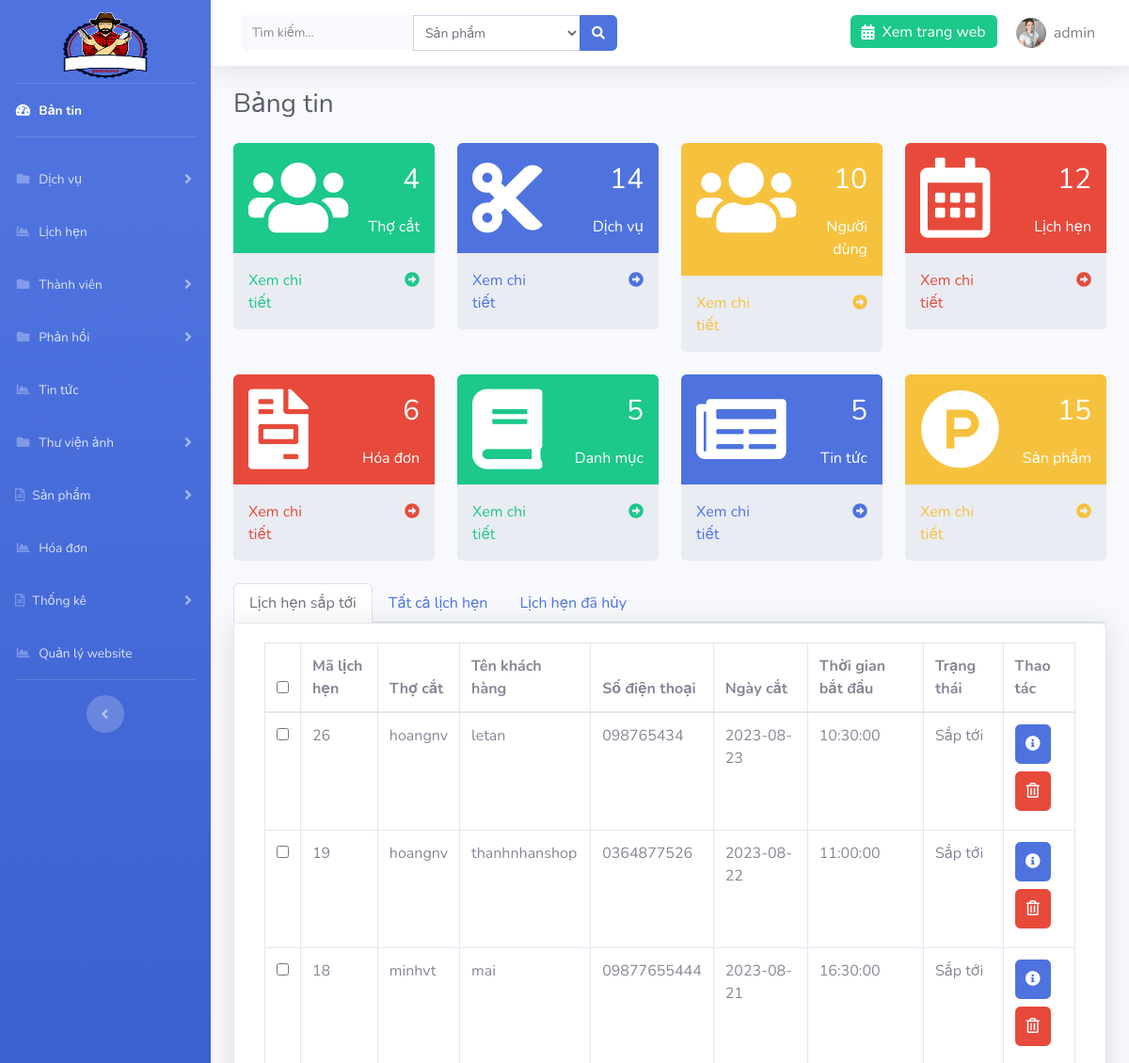
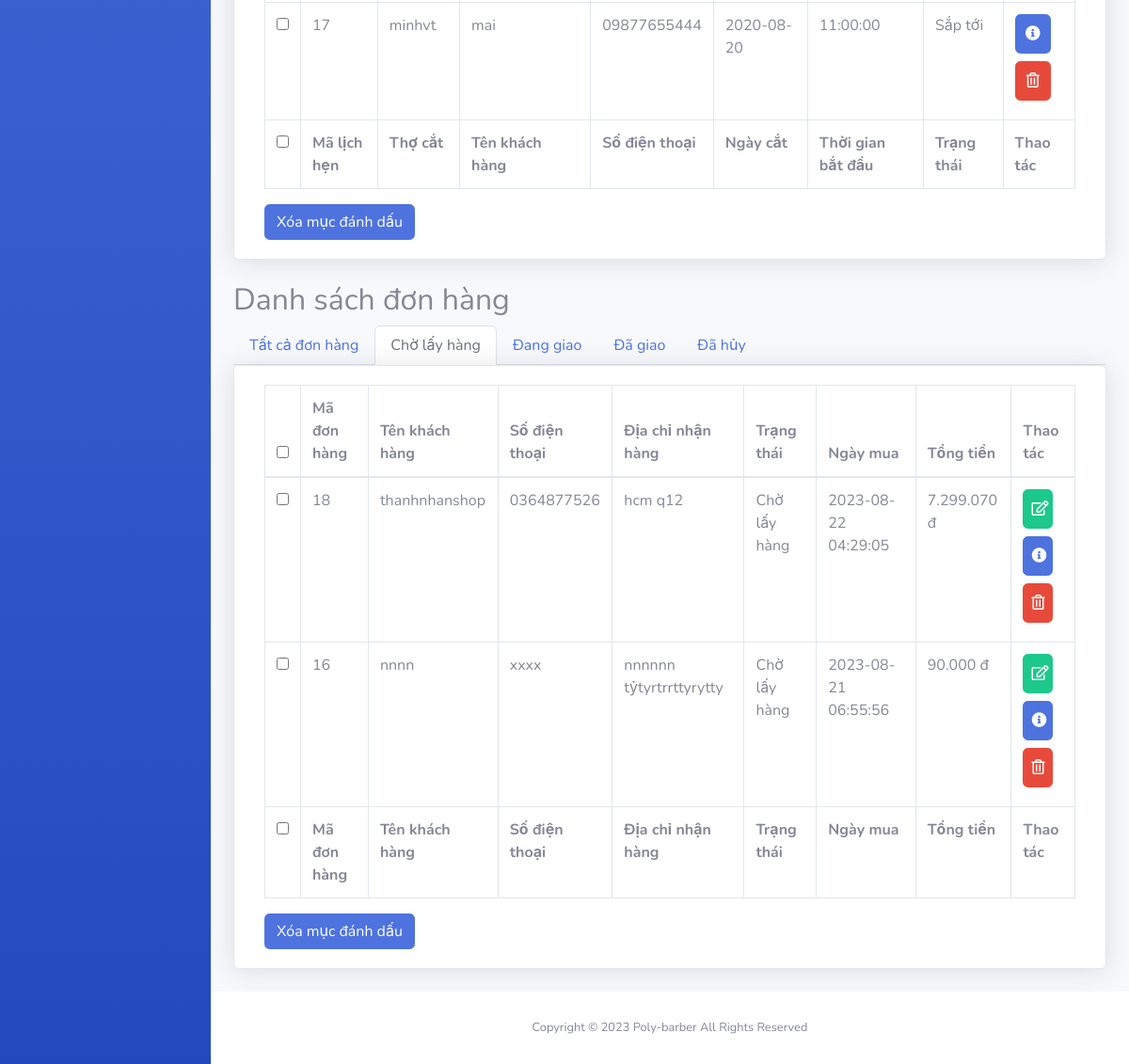
The app's page /admin/index.php (signed in) with its own data (2 pictures, top to bottom).
### tables this page shows
CREATE TABLE `setting` (
  `id` int(11) NOT NULL,
  `logo` varchar(191) NOT NULL,
  `file_ico` varchar(191) NOT NULL,
  `title` varchar(191) NOT NULL,
  `introduce` text NOT NULL,
  `slogan` varchar(191) NOT NULL
);

CREATE TABLE `appointments` (
  `id` int(11) NOT NULL,
  `id_barber` int(11) NOT NULL,
  `id_user` int(11) NOT NULL,
  `day` date NOT NULL,
  `id_time` int(11) NOT NULL,
  `cancel` int(1) NOT NULL,
  `created_at` timestamp NOT NULL DEFAULT current_timestamp()
);

CREATE TABLE `barbers` (
  `id` int(11) NOT NULL,
  `name` varchar(191) NOT NULL,
  `account` varchar(191) NOT NULL,
  `phone` varchar(11) NOT NULL,
  `email` varchar(191) DEFAULT NULL,
  `password` varchar(191) NOT NULL,
  `address` varchar(255) NOT NULL,
  `images` varchar(191) DEFAULT NULL,
  `code` varchar(191) DEFAULT NULL,
  `time_code` int(11) DEFAULT NULL
);

CREATE TABLE `users` (
  `id` int(11) NOT NULL,
  `account` varchar(191) NOT NULL,
  `password` varchar(191) NOT NULL,
  `name` varchar(191) NOT NULL,
  `address` varchar(255) NOT NULL,
  `phone` varchar(11) NOT NULL,
  `email` varchar(191) NOT NULL,
  `role` int(1) NOT NULL,
  `images` varchar(191) DEFAULT NULL,
  `code` varchar(191) DEFAULT NULL,
  `time_code` int(11) DEFAULT NULL
);

CREATE TABLE `word_time` (
  `id` int(11) NOT NULL,
  `time` time NOT NULL
);

CREATE TABLE `orders` (
  `id` int(11) NOT NULL,
  `id_user` int(11) NOT NULL,
  `status` varchar(191) NOT NULL,
  `address` varchar(255) NOT NULL,
  `phone` varchar(11) NOT NULL,
  `created_at` timestamp NOT NULL DEFAULT current_timestamp() ON UPDATE current_timestamp()
);

### admin/home/home.php (the view, shortened to what the rows shown need)
<?php
$appointment = list_all_appointment();
$app_com = appointment_list_cancel('0');
$order = list_all_order();
$order_wait =list_status_order('Chờ lấy hàng');
?>
<div class="container-fluid">
    <div class="d-sm-flex align-items-center justify-content-between mb-4">
        <h1 class="h3 mb-0 text-gray-800">Bảng tin</h1>
    </div>
    <div class="tab-content" id="nav-tabContent">
        <div class="tab-pane fade show active" id="nav-home" role="tabpanel" aria-labelledby="nav-home-tab">
            <div class="card shadow mb-4">
                <div class="card-body">
                    <div class="table-responsive">
                        <form action="<?= ROOT ?>/admin/?page=appointment" method="POST" class="col-md-12">
                            <table class="table table-bordered" id="dataTable" width="100%" cellspacing="0">
                                <thead>
                                    <tr>
                                        <th>
                                            <input type="checkbox" name="checkall" class="checkall">
                                        </th>
                                        <th>Mã lịch hẹn</th>
                                        <th>Thợ cắt</th>
                                        <th>Tên khách hàng</th>
                                        <th>Số điện thoại</th>
                                        <th>Ngày cắt</th>
                                        <th>Thời gian bắt đầu</th>
                                        <th>Trạng thái</th>
                                        <th>Thao tác</th>
                                    </tr>
                                </thead>
                                <tfoot>
                                    <tr>
                                        <th>
                                            <input type="checkbox" name="checkall" class="checkall">
                                        </th>
                                        <th>Mã lịch hẹn</th>
                                        <th>Thợ cắt</th>
                                        <th>Tên khách hàng</th>
                                        <th>Số điện thoại</th>
                                        <th width=100>Ngày cắt</th>
                                        <th>Thời gian bắt đầu</th>
                                        <th>Trạng thái</th>
                                        <th>Thao tác</th>
                                    </tr>
                                </tfoot>
                                <tbody>
                                    <?php foreach ($app_com as $ac) : ?>
                                        <tr>
                                            <td>
                                                <input type="checkbox" name="id[]" id="" value="<?= $ac['id'] ?>">
                                            </td>
                                            <td><?= $ac['id'] ?></td>
                                            <td><?= $ac['account'] ?></td>
                                            <td><?= $ac['name'] ?></td>
                                            <td><?= $ac['phone'] ?></td>
                                            <td><?= $ac['day'] ?></td>
                                            <td><?= $ac['time'] ?></td>
                                            <?php if($ac['cancel']==0): ?>
                                    <td>Sắp tới</td>
                                    <?php elseif($ac['cancel']==1): ?>
                                        <td>Chờ phục vụ</td>
                                        <?php elseif($ac['cancel']==2): ?>
                                        <td>Đang phục vụ</td>
                                        <?php elseif($ac['cancel']==3): ?>
                                        <td>Hoàn thành</td>
                                        <?php elseif($ac['cancel']==4): ?>
                                        <td>Đã hủy lịch</td>
                                    <?php endif; ?>
                                            <td>
                                                <a href="<?= ROOT ?>admin/?page=appointment&action=detail&id=<?= $ac['id'] ?>" class="btn btn-primary  d-block p-2 w-75 mb-2"><i class="fas fa-info-circle"></i></a>
                                                <a href="<?= ROOT ?>admin/?page=appointment&id=<?= $ac['id'] ?>" onclick="return confirm('Bạn có chắc muốn xóa không')" class="btn btn-danger  d-block p-2 w-75 mb-2"><i class="far fa-trash-alt"></i></a>
                                            </td>
                                        </tr>
                                    <?php endforeach; ?>
                                </tbody>
                            </table>
                        </form>
                    </div>
                </div>
            </div>
        </div>
    </div>
    <h2>Danh sách đơn hàng</h2>
    <div class="tab-content" id="nav-tabContent">
        <div class="tab-pane fade show active" id="wait" role="tabpanel" aria-labelledby="order-wait">
            <div class="card shadow mb-4">
                <div class="card-body">
                    <div class="table-responsive">
                        <form action="<?=ROOT?>/admin/?page=order" method="POST" class="col-md-12">
                            <table class="table table-bordered" id="dataTable" width="100%" cellspacing="0">
                                <thead>
                                    <tr>
                                        <th>
                                            <input type="checkbox" name="checkall" class="checkall">
                                        </th>
                                        <th>Mã đơn hàng</th>
                                        <th>Tên khách hàng</th>
                                        <th>Số điện thoại</th>
                                        <th>Địa chỉ nhận hàng</th>
                                        <th>Trạng thái</th>
                                        <th>Ngày mua</th>
                                        <th>Tổng tiền</th>
                                        <th>Thao tác</th>
                                    </tr>
                                </thead>
                                <tfoot>
                                    <tr>
                                        <th>
                                            <input type="checkbox" name="checkall" class="checkall">
                                        </th>
                                        <th>Mã đơn hàng</th>
                                        <th>Tên khách hàng</th>
                                        <th>Số điện thoại</th>
                                        <th>Địa chỉ nhận hàng</th>
                                        <th>Trạng thái</th>
                                        <th>Ngày mua</th>
                                        <th>Tổng tiền</th>
                                        <th>Thao tác</th>
                                    </tr>
                                </tfoot>
                                <tbody>
                                    <?php foreach ($order_wait as $wait) : ?>
                                        <tr>
                                            <td>
                                                <input type="checkbox" name="id[]" id="" value="<?= $wait['id'] ?>">
                                            </td>
                                            <td><?= $wait['id'] ?></td>
                                            <td><?= $wait['name'] ?></td>
                                            <td><?= $wait['phone'] ?></td>
                                            <td><?= $wait['address'] ?></td>
                                            <td><?= $wait['status'] ?></td>
                                            <td><?= $wait['created_at'] ?></td>
                                            <?php $detail = list_all_detail($wait['id']);
                                            $total = 0;
                                            foreach ($detail as $d) {
                                                $price_new = $d['price'] - ($d['price'] * $d['sale']);
                                                $total += $d['quantity'] * $price_new;
                                            }
                                            ?>
                                            <td><?= number_format($total, 0, ',', '.') . ' đ'; ?></td>
                                            <td>
                                                <a href="<?= ROOT ?>admin/?page=order&action=edit&id=<?= $wait['id'] ?>" class="btn btn-success d-block p-2 w-75 mb-2"><i class="far fa-edit"></i></a>
                                                <a href="<?= ROOT ?>admin/?page=order&action=detail&id=<?= $wait['id'] ?>" class="btn btn-primary d-block p-2 w-75 mb-2"><i class="fas fa-info-circle"></i></a>
                                                <a href="<?= ROOT ?>admin/?page=order&id=<?= $wait['id'] ?>" onclick="return confirm('Bạn có chắc muốn xóa không')" class="btn btn-danger d-block p-2 w-75 mb-2"><i class="far fa-trash-alt"></i></a>
                                            </td>
                                        </tr>
                                    <?php endforeach; ?>
                                </tbody>
                            </table>
                        </form>
                    </div>
                </div>
            </div>
        </div>
    </div>
</div>

### admin/template/header.php (shortened to what the rows shown need)
<?php $setting = list_limit_setting(); ?>
<!DOCTYPE html>
<html lang="en">
<head>
    <link href="resource/vendor/fontawesome-free/css/all.min.css" rel="stylesheet" type="text/css">
    <link rel="stylesheet" href="resource/vendor/select2.min.css" />
<link rel="stylesheet" href="https://maxcdn.bootstrapcdn.com/bootstrap/4.4.1/css/bootstrap.min.css">
    <link href="resource/css/sb-admin-2.css" rel="stylesheet">
    <link href="resource/vendor/datatables/dataTables.bootstrap4.min.css" rel="stylesheet">
</head>
<body id="page-top">
    <div id="wrapper">
        <ul class="navbar-nav bg-gradient-primary sidebar sidebar-dark accordion" id="accordionSidebar">
            <a class="sidebar-brand d-flex align-items-center justify-content-center mb-3 pt-5" href="<?=ROOT?>admin">
                <img src="../images/<?=$setting['logo']?>" alt="logo" width="90" height="70">
            </a>
        </ul>
        <div id="content-wrapper" class="d-flex flex-column">
            <div id="content">

### records on screen
setting: logo (picture)
appointments: id "26", id_barber.account "hoangnv", id_user.name "letan", id_user.phone "098765434", day "2023-08-23", word_time.time "10:30:00", cancel "Sắp tới"
appointments: id "19", id_barber.account "hoangnv", id_user.name "thanhnhanshop", id_user.phone "0364877526", day "2023-08-22", word_time.time "11:00:00", cancel "Sắp tới"
appointments: id "18", id_barber.account "minhvt", id_user.name "mai", id_user.phone "09877655444", day "2023-08-21", word_time.time "16:30:00", cancel "Sắp tới"
appointments: id "17", id_barber.account "minhvt", id_user.name "mai", id_user.phone "09877655444", day "2020-08-20", word_time.time "11:00:00", cancel "Sắp tới"
orders: id "18", id_user.name "thanhnhanshop", phone "0364877526", address "hcm q12", status "Chờ lấy hàng", created_at "2023-08-22 04:29:05", total "7.299.070"
orders: id "16", id_user.name "nnnn", phone "xxxx", address "nnnnnn tỷtyrtrrttyrytty", status "Chờ lấy hàng", created_at "2023-08-21 06:55:56", total "90.000"

### other values on screen
$_SESSION['user']['account'] "admin"
$barber "4"
$service "14"
$user "10"
$appointments "12"
$orders "6"
$category "5"
$news "5"
$product "15"
